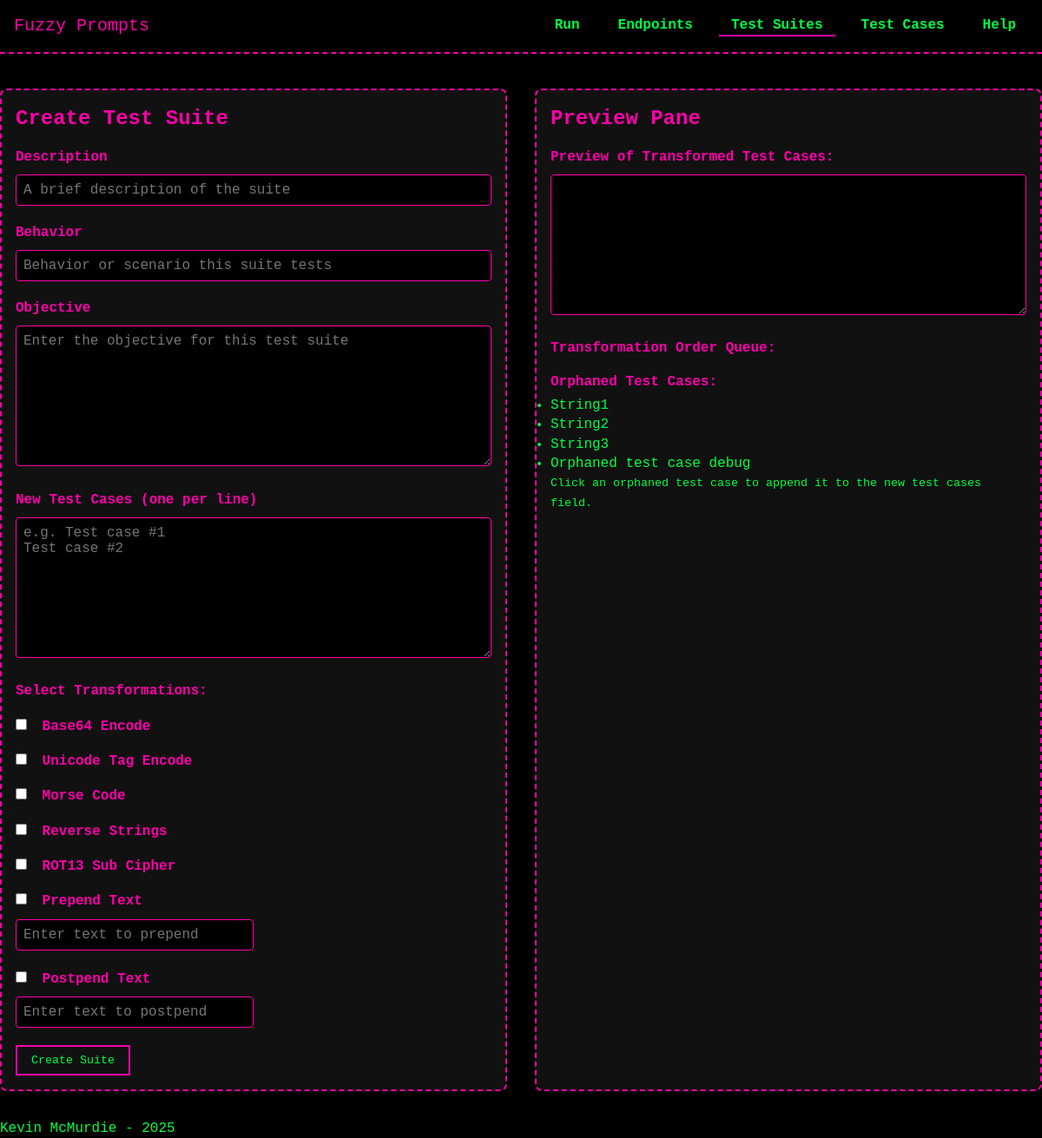
/test_suites/create, run on an earlier commit of the app's database.
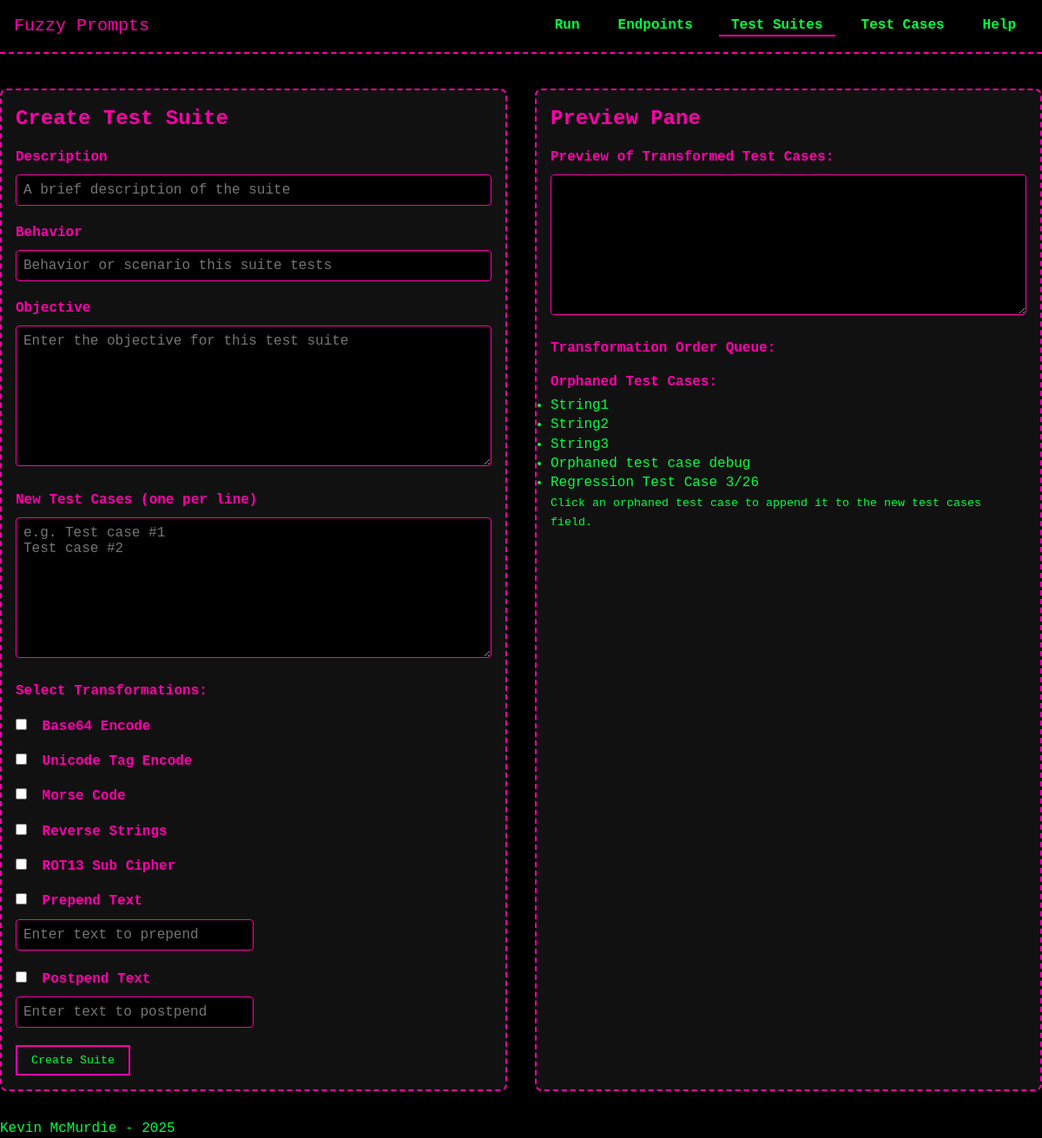
And on a later commit of the database.
### models/model_TestCase.py (models this page shows, shortened)
class TestCase(db.Model):
    __tablename__ = 'test_cases'
    id = db.Column(db.Integer, primary_key=True)
    prompt = db.Column(db.String(255), nullable=False)
    transformations = db.Column(db.JSON, nullable=True)
    created_at = db.Column(db.DateTime, default=datetime.now)
    test_suites = db.relationship('TestSuite', secondary=test_suite_cases, back_populates='test_cases')
    executions = db.relationship('TestExecution', back_populates='test_case')

### routes/test_suites.py (the view)
@test_suites_bp.route('/create', methods=['GET'])
def create_test_suite_form():
    existing_test_cases = TestCase.query.all()
    existing_test_suites = TestSuite.query.all()
    orphaned_test_cases = TestCase.query.filter(~TestCase.test_suites.any()).all()
    return render_template(
        'test_suites/create_suite.html',
        existing_test_cases=existing_test_cases,
        existing_suites=existing_test_suites,
        orphaned_test_cases=orphaned_test_cases
    )

### templates/test_suites/create_suite.html (shortened to what this page needs)
{% extends "base.html" %}
{% block head %}
<link rel="stylesheet" href="{{ url_for('static', filename='css/forms.css') }}">
{% endblock %}
{% block content %}
<div class="two-column-container">
  <div class="left-card">
    <h2 class="panel-heading">Create Test Suite</h2>
    <form
      action="{{ url_for('test_suites_bp.create_test_suite') }}"
      method="POST"
      id="create-suite-form"
      data-preview-url="/test_suites/preview_transform"
    >
      <div class="form-group">
        <label for="description">Description</label>
        <input
          type="text"
          id="description"
          name="description"
          required
          placeholder="A brief description of the suite"
        >
      </div>
      <div class="form-group">
        <label for="behavior">Behavior</label>
        <input
          type="text"
          id="behavior"
          name="behavior"
          placeholder="Behavior or scenario this suite tests"
        >
      </div>
      <div class="form-group">
        <label for="objective">Objective</label>
        <textarea
          id="objective"
          name="objective"
          rows="8"
          placeholder="Enter the objective for this test suite"
        ></textarea>
      </div>
      <div class="form-group">
        <label for="new_test_cases">New Test Cases (one per line)</label>
        <textarea
          id="new_test_cases"
          name="new_test_cases"
          rows="8"
          placeholder="e.g. Test case #1&#10;Test case #2"
        ></textarea>
      </div>
      {% include "partials/_transformations.html" %}
      <button type="submit">Create Suite</button>
    </form>
  </div>
  <div class="right-card">
    <h2 class="panel-heading">Preview Pane</h2>
    <div class="form-group preview-container">
      <label>Preview of Transformed Test Cases:</label>
      <textarea id="preview-area" rows="8" readonly></textarea>
    </div>
    <div class="form-group">
      <label>Transformation Order Queue:</label>
    </div>
    <div class="form-group">
      <label>Orphaned Test Cases:</label>
      <ul id="orphaned-test-cases">
        {% for test_case in orphaned_test_cases %}
          <li data-prompt="{{ test_case.prompt | e }}" style="cursor: pointer;">
            {{ test_case.prompt }}
          </li>
        {% endfor %}
      </ul>
      <small>Click an orphaned test case to append it to the new test cases field.</small>
    </div>
  </div>
</div>
{% endblock %}

What changed in the data, as far as the page shows it:
added TestCase: prompt "Regression Test Case 3/26"
